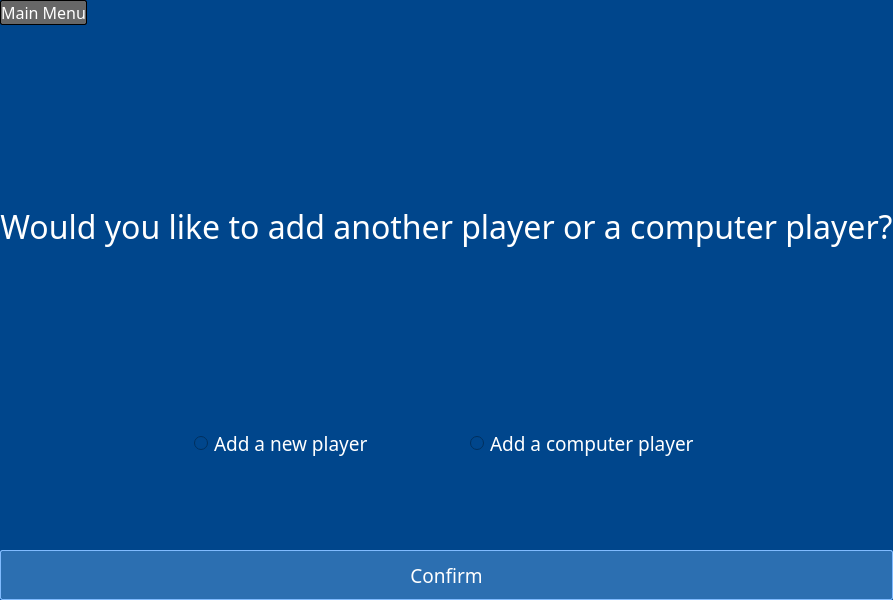
<?xml version="1.0" encoding="UTF-8"?>
<ui version="4.0">
 <class>MainWindow</class>
 <widget class="QMainWindow" name="MainWindow">
  <property name="enabled">
   <bool>true</bool>
  </property>
  <property name="geometry">
   <rect>
    <x>0</x>
    <y>0</y>
    <width>800</width>
    <height>600</height>
   </rect>
  </property>
  <property name="windowTitle">
   <string>MainWindow</string>
  </property>
  <widget class="QWidget" name="centralwidget">
   <property name="styleSheet">
    <string notr="true">background-color: rgb(0, 70, 140);
color: white;
/*color: rgb(213, 213, 213);*/
</string>
   </property>
   <layout class="QVBoxLayout" name="verticalLayout">
    <property name="spacing">
     <number>0</number>
    </property>
    <property name="leftMargin">
     <number>0</number>
    </property>
    <property name="topMargin">
     <number>0</number>
    </property>
    <property name="rightMargin">
     <number>0</number>
    </property>
    <property name="bottomMargin">
     <number>0</number>
    </property>
    <item>
     <widget class="QPushButton" name="backToMain">
      <property name="sizePolicy">
       <sizepolicy hsizetype="Fixed" vsizetype="Fixed">
        <horstretch>0</horstretch>
        <verstretch>0</verstretch>
       </sizepolicy>
      </property>
      <property name="minimumSize">
       <size>
        <width>80</width>
        <height>24</height>
       </size>
      </property>
      <property name="font">
       <font>
        <family>Bahnschrift SemiLight SemiConde</family>
        <pointsize>12</pointsize>
       </font>
      </property>
      <property name="cursor">
       <cursorShape>PointingHandCursor</cursorShape>
      </property>
      <property name="styleSheet">
       <string notr="true">QPushButton {
	background-color: rgb(103, 103, 103);
	border: 0.5px solid rgb(0, 0, 0);
	border-radius: 2px;
}

QPushButton:hover {
	background-color: rgb(123, 123, 123);
}</string>
      </property>
      <property name="text">
       <string>Main Menu</string>
      </property>
     </widget>
    </item>
    <item>
     <widget class="QStackedWidget" name="stackedWidget">
      <property name="enabled">
       <bool>true</bool>
      </property>
      <property name="sizePolicy">
       <sizepolicy hsizetype="Preferred" vsizetype="Preferred">
        <horstretch>0</horstretch>
        <verstretch>0</verstretch>
       </sizepolicy>
      </property>
      <property name="cursor">
       <cursorShape>ArrowCursor</cursorShape>
      </property>
      <property name="currentIndex">
       <number>0</number>
      </property>
      <widget class="QWidget" name="addPlayer">
       <layout class="QVBoxLayout" name="verticalLayout_3">
        <property name="spacing">
         <number>0</number>
        </property>
        <property name="leftMargin">
         <number>0</number>
        </property>
        <property name="topMargin">
         <number>0</number>
        </property>
        <property name="rightMargin">
         <number>0</number>
        </property>
        <property name="bottomMargin">
         <number>0</number>
        </property>
        <item>
         <widget class="QLabel" name="label_3">
          <property name="sizePolicy">
           <sizepolicy hsizetype="Preferred" vsizetype="Preferred">
            <horstretch>0</horstretch>
            <verstretch>0</verstretch>
           </sizepolicy>
          </property>
          <property name="font">
           <font>
            <family>Bahnschrift Condensed</family>
            <pointsize>24</pointsize>
            <bold>false</bold>
           </font>
          </property>
          <property name="text">
           <string>Would you like to add another player or a computer player?</string>
          </property>
          <property name="alignment">
           <set>Qt::AlignCenter</set>
          </property>
         </widget>
        </item>
        <item>
         <layout class="QHBoxLayout" name="horizontalLayout">
          <property name="spacing">
           <number>0</number>
          </property>
          <property name="leftMargin">
           <number>0</number>
          </property>
          <property name="topMargin">
           <number>0</number>
          </property>
          <property name="bottomMargin">
           <number>50</number>
          </property>
          <item>
           <spacer name="horizontalSpacer">
            <property name="orientation">
             <enum>Qt::Horizontal</enum>
            </property>
            <property name="sizeHint" stdset="0">
             <size>
              <width>40</width>
              <height>20</height>
             </size>
            </property>
           </spacer>
          </item>
          <item>
           <spacer name="horizontalSpacer_10">
            <property name="orientation">
             <enum>Qt::Horizontal</enum>
            </property>
            <property name="sizeHint" stdset="0">
             <size>
              <width>40</width>
              <height>20</height>
             </size>
            </property>
           </spacer>
          </item>
          <item>
           <widget class="QRadioButton" name="add_player">
            <property name="sizePolicy">
             <sizepolicy hsizetype="Preferred" vsizetype="Fixed">
              <horstretch>0</horstretch>
              <verstretch>0</verstretch>
             </sizepolicy>
            </property>
            <property name="font">
             <font>
              <family>Bahnschrift SemiLight Condensed</family>
              <pointsize>14</pointsize>
             </font>
            </property>
            <property name="cursor">
             <cursorShape>PointingHandCursor</cursorShape>
            </property>
            <property name="text">
             <string>Add a new player</string>
            </property>
           </widget>
          </item>
          <item>
           <spacer name="horizontalSpacer_4">
            <property name="orientation">
             <enum>Qt::Horizontal</enum>
            </property>
            <property name="sizeHint" stdset="0">
             <size>
              <width>40</width>
              <height>20</height>
             </size>
            </property>
           </spacer>
          </item>
          <item>
           <widget class="QRadioButton" name="add_comp">
            <property name="sizePolicy">
             <sizepolicy hsizetype="Preferred" vsizetype="Fixed">
              <horstretch>0</horstretch>
              <verstretch>0</verstretch>
             </sizepolicy>
            </property>
            <property name="font">
             <font>
              <family>Bahnschrift SemiLight Condensed</family>
              <pointsize>14</pointsize>
             </font>
            </property>
            <property name="cursor">
             <cursorShape>PointingHandCursor</cursorShape>
            </property>
            <property name="text">
             <string>Add a computer player</string>
            </property>
           </widget>
          </item>
          <item>
           <spacer name="horizontalSpacer_11">
            <property name="orientation">
             <enum>Qt::Horizontal</enum>
            </property>
            <property name="sizeHint" stdset="0">
             <size>
              <width>40</width>
              <height>20</height>
             </size>
            </property>
           </spacer>
          </item>
          <item>
           <spacer name="horizontalSpacer_3">
            <property name="orientation">
             <enum>Qt::Horizontal</enum>
            </property>
            <property name="sizeHint" stdset="0">
             <size>
              <width>40</width>
              <height>20</height>
             </size>
            </property>
           </spacer>
          </item>
         </layout>
        </item>
        <item>
         <spacer name="verticalSpacer">
          <property name="orientation">
           <enum>Qt::Vertical</enum>
          </property>
          <property name="sizeType">
           <enum>QSizePolicy::Fixed</enum>
          </property>
          <property name="sizeHint" stdset="0">
           <size>
            <width>20</width>
            <height>40</height>
           </size>
          </property>
         </spacer>
        </item>
        <item>
         <widget class="QPushButton" name="btn_confirm">
          <property name="minimumSize">
           <size>
            <width>0</width>
            <height>50</height>
           </size>
          </property>
          <property name="font">
           <font>
            <family>Bahnschrift SemiLight SemiConde</family>
            <pointsize>14</pointsize>
           </font>
          </property>
          <property name="cursor">
           <cursorShape>PointingHandCursor</cursorShape>
          </property>
          <property name="styleSheet">
           <string notr="true">QPushButton{
	background-color: rgb(44, 111, 177);
	border: 1px solid rgb(128, 187, 255);
	border-radius: 2px;
}
QPushButton:hover {
    background-color: rgb(54, 131, 197); /* Background color on hover */
	color: rgb(128, 187, 255);
}
</string>
          </property>
          <property name="text">
           <string>Confirm</string>
          </property>
         </widget>
        </item>
       </layout>
      </widget>
      <widget class="QWidget" name="mainMenu">
       <layout class="QVBoxLayout" name="verticalLayout_2">
        <property name="spacing">
         <number>0</number>
        </property>
        <property name="leftMargin">
         <number>0</number>
        </property>
        <property name="topMargin">
         <number>0</number>
        </property>
        <property name="rightMargin">
         <number>0</number>
        </property>
        <property name="bottomMargin">
         <number>0</number>
        </property>
        <item>
         <widget class="QLabel" name="label">
          <property name="sizePolicy">
           <sizepolicy hsizetype="Preferred" vsizetype="Fixed">
            <horstretch>0</horstretch>
            <verstretch>0</verstretch>
           </sizepolicy>
          </property>
          <property name="font">
           <font>
            <family>Agency FB</family>
            <pointsize>48</pointsize>
            <bold>true</bold>
           </font>
          </property>
          <property name="layoutDirection">
           <enum>Qt::LeftToRight</enum>
          </property>
          <property name="styleSheet">
           <string notr="true"/>
          </property>
          <property name="text">
           <string>Main Menu</string>
          </property>
          <property name="alignment">
           <set>Qt::AlignCenter</set>
          </property>
          <property name="margin">
           <number>20</number>
          </property>
         </widget>
        </item>
        <item>
         <widget class="QPushButton" name="btn_XO">
          <property name="sizePolicy">
           <sizepolicy hsizetype="Preferred" vsizetype="Preferred">
            <horstretch>0</horstretch>
            <verstretch>0</verstretch>
           </sizepolicy>
          </property>
          <property name="font">
           <font>
            <family>Agency FB</family>
            <pointsize>24</pointsize>
            <bold>true</bold>
           </font>
          </property>
          <property name="cursor">
           <cursorShape>PointingHandCursor</cursorShape>
          </property>
          <property name="styleSheet">
           <string notr="true">QPushButton {
    border: 1px solid rgb(0, 70, 140); /* Default border */
	border-bottom: 1px solid rgb(128, 187, 255);
}

QPushButton:hover {
    background-color: rgb(0, 87, 153); /* Background color on hover */
	color: rgb(128, 187, 255);
}</string>
          </property>
          <property name="text">
           <string>TicTacToe</string>
          </property>
         </widget>
        </item>
        <item>
         <widget class="QPushButton" name="btn_XO_pyr">
          <property name="sizePolicy">
           <sizepolicy hsizetype="Preferred" vsizetype="Preferred">
            <horstretch>0</horstretch>
            <verstretch>0</verstretch>
           </sizepolicy>
          </property>
          <property name="font">
           <font>
            <family>Agency FB</family>
            <pointsize>24</pointsize>
            <bold>true</bold>
           </font>
          </property>
          <property name="cursor">
           <cursorShape>PointingHandCursor</cursorShape>
          </property>
          <property name="styleSheet">
           <string notr="true">QPushButton {
    border: 1px solid rgb(0, 70, 140); /* Default border */
	border-bottom: 1px solid rgb(128, 187, 255);
}

QPushButton:hover {
    background-color: rgb(0, 87, 153); /* Background color on hover */
	color: rgb(128, 187, 255);
}</string>
          </property>
          <property name="text">
           <string>Pyramid TicTacToe</string>
          </property>
         </widget>
        </item>
        <item>
         <widget class="QPushButton" name="btn_connect_4">
          <property name="sizePolicy">
           <sizepolicy hsizetype="Minimum" vsizetype="Preferred">
            <horstretch>0</horstretch>
            <verstretch>0</verstretch>
           </sizepolicy>
          </property>
          <property name="font">
           <font>
            <family>Agency FB</family>
            <pointsize>24</pointsize>
            <bold>true</bold>
           </font>
          </property>
          <property name="cursor">
           <cursorShape>PointingHandCursor</cursorShape>
          </property>
          <property name="styleSheet">
           <string notr="true">QPushButton {
    border: 1px solid rgb(0, 70, 140); /* Default border */
	border-bottom: 1px solid rgb(128, 187, 255);
}

QPushButton:hover {
    background-color: rgb(0, 87, 153); /* Background color on hover */
	color: rgb(128, 187, 255);
}</string>
          </property>
          <property name="text">
           <string>Connect-Four</string>
          </property>
         </widget>
        </item>
        <item>
         <widget class="QPushButton" name="btn_XO_5">
          <property name="sizePolicy">
           <sizepolicy hsizetype="Minimum" vsizetype="Preferred">
            <horstretch>0</horstretch>
            <verstretch>0</verstretch>
           </sizepolicy>
          </property>
          <property name="font">
           <font>
            <family>Agency FB</family>
            <pointsize>24</pointsize>
            <bold>true</bold>
           </font>
          </property>
          <property name="cursor">
           <cursorShape>PointingHandCursor</cursorShape>
          </property>
          <property name="styleSheet">
           <string notr="true">QPushButton {
    border: 1px solid rgb(0, 70, 140); /* Default border */
	border-bottom: 1px solid rgb(128, 187, 255);
}

QPushButton:hover {
    background-color: rgb(0, 87, 153); /* Background color on hover */
	color: rgb(128, 187, 255);
}</string>
          </property>
          <property name="text">
           <string>5x5 TicTacToe</string>
          </property>
         </widget>
        </item>
        <item>
         <widget class="QPushButton" name="btn_instructions">
          <property name="sizePolicy">
           <sizepolicy hsizetype="Minimum" vsizetype="Preferred">
            <horstretch>0</horstretch>
            <verstretch>0</verstretch>
           </sizepolicy>
          </property>
          <property name="font">
           <font>
            <family>Agency FB</family>
            <pointsize>24</pointsize>
            <bold>true</bold>
           </font>
          </property>
          <property name="cursor">
           <cursorShape>PointingHandCursor</cursorShape>
          </property>
          <property name="styleSheet">
           <string notr="true">QPushButton {
	color : rgb(51, 145, 255);
    border: 1px solid rgb(0, 70, 140); /* Default border */

}

QPushButton:hover {
    background-color: rgb(0, 87, 153); /* Background color on hover */
	color: white;
}</string>
          </property>
          <property name="text">
           <string>How to play?</string>
          </property>
         </widget>
        </item>
       </layout>
      </widget>
      <widget class="QWidget" name="instructions">
       <widget class="QLabel" name="rules">
        <property name="geometry">
         <rect>
          <x>0</x>
          <y>-20</y>
          <width>821</width>
          <height>621</height>
         </rect>
        </property>
        <property name="font">
         <font>
          <family>Bahnschrift SemiLight SemiConde</family>
          <pointsize>12</pointsize>
         </font>
        </property>
        <property name="cursor">
         <cursorShape>IBeamCursor</cursorShape>
        </property>
        <property name="text">
         <string>1-Tic-Tac-Toe (The traditional)
The game board is 3 x 3 grid. Players take turns marking Xs and Os

Winning: The first player to get three-in-a-row vertically, horizontally, or diagonally wins.

2- Pyramic Tic-Tac-Toe
The game board is shaped like a pyramid. Five squares make the base, then three, then one.
Players take turns marking Xs and Os as in traditional tic-tac-toe.

Winning: The first player to get three-in-a-row vertically, horizontally, or diagonally wins.
 
3- Four-in-a-row
You will recognize four-in-a row as a two-dimensional version of the classic game, Connect Four.
The game board consists of a 7 x 6 grid. Seven columns of six squares each. 
Instead of dropping counters as in Connect Four, players mark the grid with Xs and Os as in tic-tac-toe.

Rules: The first player places an X in the bottom square of any column. 
Taking turns, players make their mark in any column, as long as it is in the lowest square possible.

Winning: The first player to get four-in-a-row vertically, horizontally, or diagonally wins.
 
4- 5 x 5 Tic Tac Toe 
This tic-tac-toe variation is played on a 5 x 5 grid. As in the traditional game, players are Xs or Os.

Rules: Players take turns placing an X or an O in one of the squares until all the squares except one are filled. 
(Each player has 12 turns for a total of 24 squares.) 

Winning: Count the number of three-in-a-rows each player has. Sequences can be vertically, horizontally, or diagonally. 
Whoever has the most, wins.</string>
        </property>
        <property name="alignment">
         <set>Qt::AlignLeading|Qt::AlignLeft|Qt::AlignVCenter</set>
        </property>
        <property name="margin">
         <number>30</number>
        </property>
        <property name="textInteractionFlags">
         <set>Qt::LinksAccessibleByMouse|Qt::TextSelectableByMouse</set>
        </property>
       </widget>
      </widget>
     </widget>
    </item>
   </layout>
  </widget>
 </widget>
 <resources/>
 <connections/>
</ui>
